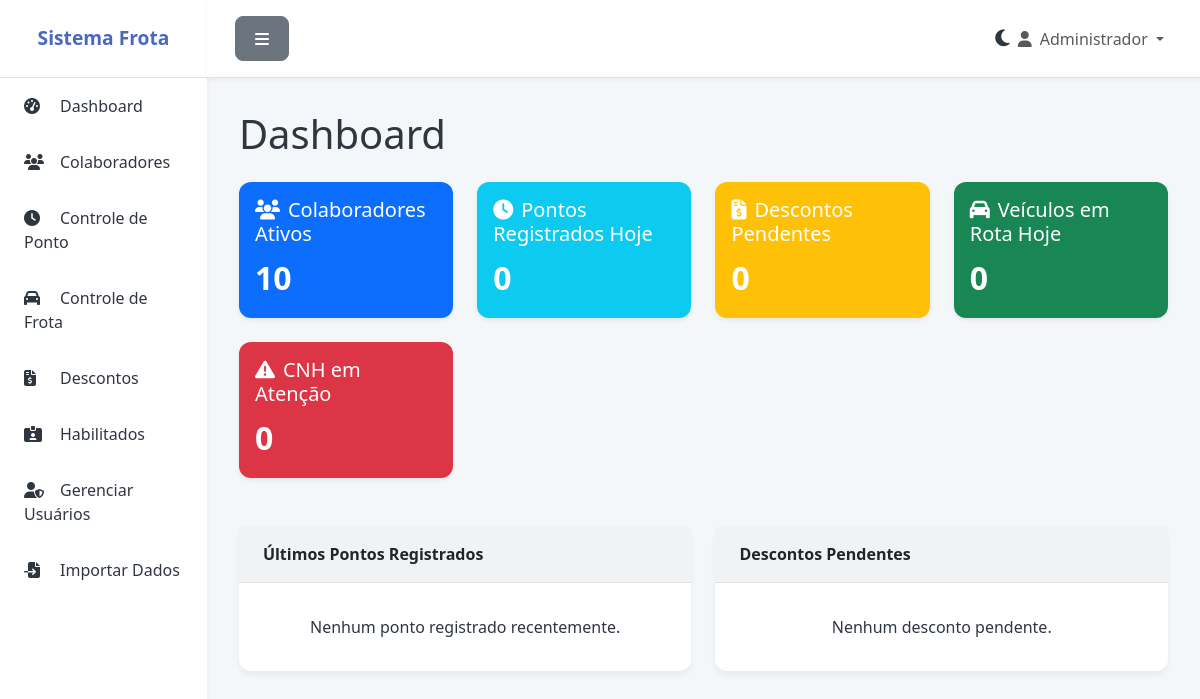
The page / (signed in) on the database as committed earlier.
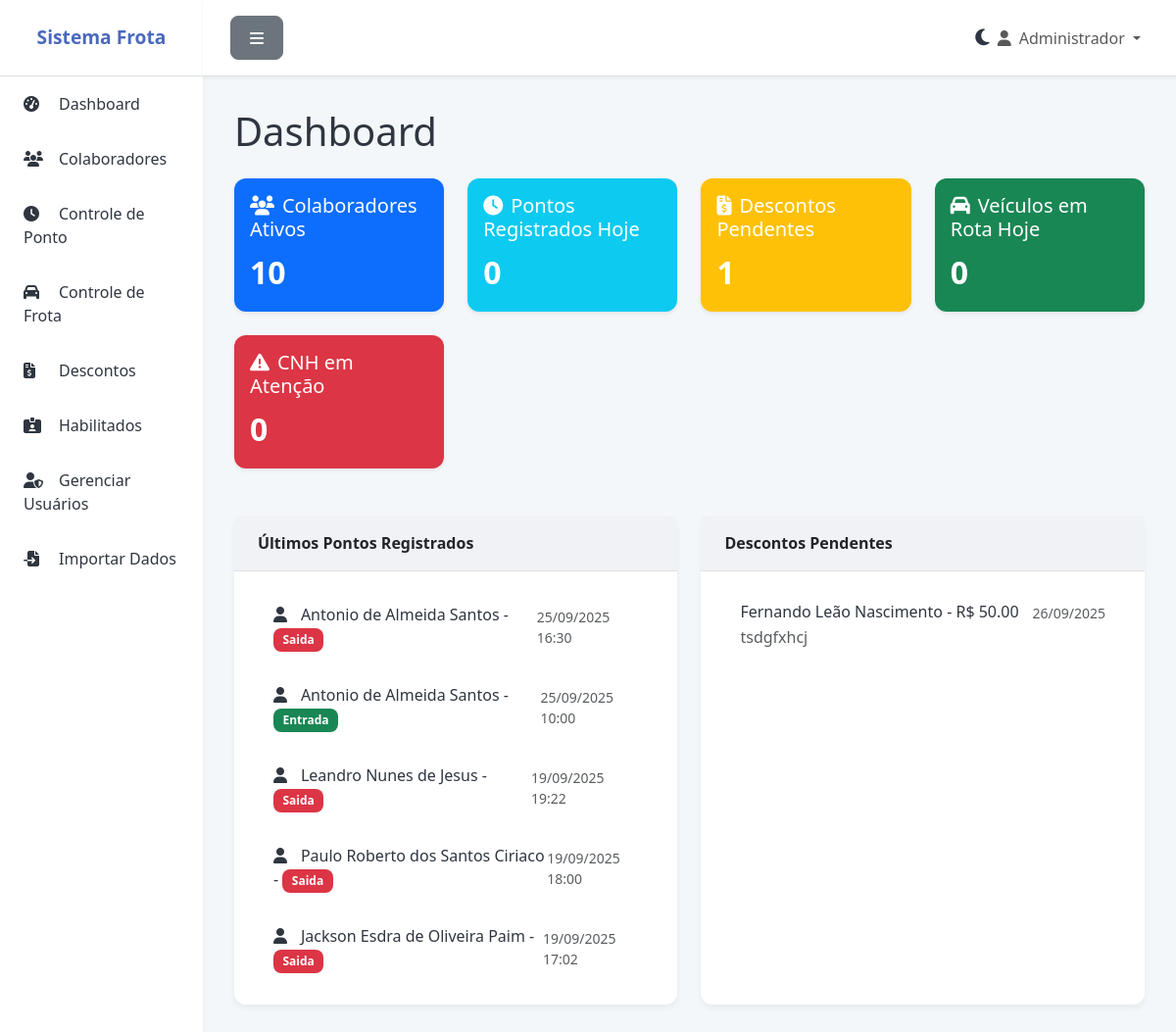
The same page on the database as committed later.
### app.py (models this page shows)
class Usuario(UserMixin, db.Model):
    id = db.Column(db.Integer, primary_key=True)
    username = db.Column(db.String(80), unique=True, nullable=False)
    password_hash = db.Column(db.String(200), nullable=False)
    nome = db.Column(db.String(100), nullable=False)
    email = db.Column(db.String(120), unique=True, nullable=False)
    ativo = db.Column(db.Boolean, default=True)
    criado_em = db.Column(db.DateTime, default=datetime.utcnow)

class Ponto(db.Model):
    id = db.Column(db.Integer, primary_key=True)
    colaborador_id = db.Column(db.Integer, db.ForeignKey('colaborador.id'), nullable=False)
    data_hora = db.Column(db.DateTime, nullable=False)
    tipo = db.Column(db.String(10), nullable=False)  # entrada ou saida
    observacao = db.Column(db.Text)
    extraordinario = db.Column(db.Boolean, default=False)
    criado_em = db.Column(db.DateTime, default=datetime.utcnow)

class Colaborador(db.Model):
    id = db.Column(db.Integer, primary_key=True)
    nome = db.Column(db.String(100), nullable=False)
    matricula = db.Column(db.String(50), unique=True, nullable=False)
    cpf = db.Column(db.String(14), unique=True)
    telefone = db.Column(db.String(20))
    email = db.Column(db.String(120))
    veiculo_vinculado = db.Column(db.String(20))
    ativo = db.Column(db.Boolean, default=True)
    vencimento_cnh = db.Column(db.Date)
    ultima_consulta = db.Column(db.Date)
    criado_em = db.Column(db.DateTime, default=datetime.utcnow)
    pontos = db.relationship('Ponto', backref='colaborador', lazy=True, cascade='all, delete-orphan')
    frotas = db.relationship('Frota', backref='motorista_obj', lazy=True)
    descontos = db.relationship('Desconto', backref='colaborador', lazy=True)

class Desconto(db.Model):
    id = db.Column(db.Integer, primary_key=True)
    colaborador_id = db.Column(db.Integer, db.ForeignKey('colaborador.id'), nullable=False)
    data = db.Column(db.Date, nullable=False)
    motivo = db.Column(db.Text, nullable=False)
    valor = db.Column(db.Float, nullable=False)
    status = db.Column(db.String(20), default='pendente')  # pendente, aprovado, cancelado
    frota_id = db.Column(db.Integer, db.ForeignKey('frota.id'))
    automatico = db.Column(db.Boolean, default=False)
    criado_em = db.Column(db.DateTime, default=datetime.utcnow)
    data_alteracao_status = db.Column(db.DateTime)
    motivo_alteracao_status = db.Column(db.Text)
    frota = db.relationship('Frota', backref='descontos')

### app.py (the view)
@app.route('/')
@login_required
def index():
    total_colaboradores = Colaborador.query.filter_by(ativo=True).count()
    total_pontos_hoje = Ponto.query.filter(
        db.func.date(Ponto.data_hora) == date.today()
    ).count()
    total_descontos_pendentes = Desconto.query.filter_by(status='pendente').count()
    total_frota_hoje = Frota.query.filter_by(data=date.today()).count()
    data_limite_consulta = date.today() - timedelta(days=180)
    total_cnh_atencao = Colaborador.query.filter(
        (Colaborador.vencimento_cnh <= date.today()) |
        (Colaborador.ultima_consulta <= data_limite_consulta)
    ).count()
    ultimos_pontos = Ponto.query.order_by(Ponto.data_hora.desc()).limit(5).all()
    ultimos_descontos = Desconto.query.filter_by(status='pendente').order_by(Desconto.criado_em.desc()).limit(5).all()
    return render_template('index.html',
                         total_colaboradores=total_colaboradores,
                         total_pontos_hoje=total_pontos_hoje,
                         total_descontos_pendentes=total_descontos_pendentes,
                         total_frota_hoje=total_frota_hoje,
                         total_cnh_atencao=total_cnh_atencao,
                         ultimos_pontos=ultimos_pontos,
                         ultimos_descontos=ultimos_descontos)

### app.py (called while the page is built, shortened)
@login_manager.user_loader
def load_user(user_id):
    return Usuario.query.get(int(user_id))

@app.before_request
def create_tables():
    db.create_all()

### templates/index.html (shortened to what this page needs)
{% extends "base.html" %}
{% block content %}
<h1 class="mb-4">Dashboard</h1>
<div class="row">
    <div class="col-md-3 mb-4">
        <div class="card bg-primary text-white h-100 shadow-sm">
            <div class="card-body">
                <h5 class="card-title"><i class="fas fa-users me-2"></i>Colaboradores Ativos</h5>
                <p class="card-text fs-2 fw-bold">{{ total_colaboradores }}</p>
            </div>
        </div>
    </div>
    <div class="col-md-3 mb-4">
        <div class="card bg-info text-white h-100 shadow-sm">
            <div class="card-body">
                <h5 class="card-title"><i class="fas fa-clock me-2"></i>Pontos Registrados Hoje</h5>
                <p class="card-text fs-2 fw-bold">{{ total_pontos_hoje }}</p>
            </div>
        </div>
    </div>
    <div class="col-md-3 mb-4">
        <div class="card bg-warning text-white h-100 shadow-sm">
            <div class="card-body">
                <h5 class="card-title"><i class="fas fa-file-invoice-dollar me-2"></i>Descontos Pendentes</h5>
                <p class="card-text fs-2 fw-bold">{{ total_descontos_pendentes }}</p>
            </div>
        </div>
    </div>
    <div class="col-md-3 mb-4">
        <div class="card bg-success text-white h-100 shadow-sm">
            <div class="card-body">
                <h5 class="card-title"><i class="fas fa-car me-2"></i>Veículos em Rota Hoje</h5>
                <p class="card-text fs-2 fw-bold">{{ total_frota_hoje }}</p>
            </div>
        </div>
    </div>
    <div class="col-md-3 mb-4">
        <div class="card bg-danger text-white h-100 shadow-sm">
            <div class="card-body">
                <h5 class="card-title"><i class="fas fa-exclamation-triangle me-2"></i>CNH em Atenção</h5>
                <p class="card-text fs-2 fw-bold">{{ total_cnh_atencao }}</p>
            </div>
        </div>
    </div>
</div>
<div class="row mt-4">
    <div class="col-md-6">
        <div class="card h-100">
            <div class="card-header">Últimos Pontos Registrados</div>
            <div class="card-body">
                <ul class="list-group list-group-flush">
                    {% for ponto in ultimos_pontos %}
                        <li class="list-group-item d-flex justify-content-between align-items-center">
                            <span>
                                <i class="fas fa-user me-2"></i>{{ ponto.colaborador.nome }} -
                                <span class="badge bg-{{ 'success' if ponto.tipo == 'entrada' else 'danger' }}">{{ ponto.tipo|capitalize }}</span>
                            </span>
                            <small class="text-muted">{{ ponto.data_hora.strftime('%d/%m/%Y %H:%M') }}</small>
                        </li>
                    {% else %}
                        <li class="list-group-item text-center text-muted">Nenhum ponto registrado recentemente.</li>
                    {% endfor %}
                </ul>
            </div>
        </div>
    </div>
    <div class="col-md-6">
        <div class="card h-100">
            <div class="card-header">Descontos Pendentes</div>
            <div class="card-body">
                <ul class="list-group list-group-flush">
                    {% for desconto in ultimos_descontos %}
                        <li class="list-group-item">
                            <div class="d-flex w-100 justify-content-between">
                                <h6 class="mb-1">{{ desconto.colaborador.nome }} - R$ {{ "%.2f"|format(desconto.valor) }}</h6>
                                <small class="text-muted">{{ desconto.data.strftime('%d/%m/%Y') }}</small>
                            </div>
                            <p class="mb-1 text-muted">{{ desconto.motivo }}</p>
                        </li>
                    {% else %}
                         <li class="list-group-item text-center text-muted">Nenhum desconto pendente.</li>
                    {% endfor %}
                </ul>
            </div>
        </div>
    </div>
</div>
{% endblock %}

### templates/base.html (shortened to what this page needs)
<!DOCTYPE html>
<html lang="pt-BR">
<head>
    <link href="https://cdn.jsdelivr.net/npm/bootstrap@5.3.3/dist/css/bootstrap.min.css" rel="stylesheet">
    <link rel="stylesheet" href="https://cdnjs.cloudflare.com/ajax/libs/font-awesome/6.5.1/css/all.min.css">
</head>
<body>
    <div class="d-flex" id="wrapper">
        <div id="sidebar-wrapper">
            <div class="sidebar-heading">Sistema Frota</div>
            <div class="list-group list-group-flush">
                <a href="{{ url_for('index') }}" class="list-group-item"><i class="fas fa-tachometer-alt"></i>Dashboard</a>
                <a href="{{ url_for('colaboradores') }}" class="list-group-item"><i class="fas fa-users"></i>Colaboradores</a>
                <a href="{{ url_for('pontos') }}" class="list-group-item"><i class="fas fa-clock"></i>Controle de Ponto</a>
                <a href="{{ url_for('frota') }}" class="list-group-item"><i class="fas fa-car"></i>Controle de Frota</a>
                <a href="{{ url_for('descontos') }}" class="list-group-item"><i class="fas fa-file-invoice-dollar"></i>Descontos</a>
                <a href="{{ url_for('habilitados') }}" class="list-group-item"><i class="fas fa-id-card-alt"></i>Habilitados</a>
                {% if current_user.username == 'admin' %}
                <a href="{{ url_for('usuarios') }}" class="list-group-item"><i class="fas fa-user-shield"></i>Gerenciar Usuários</a>
                <a href="{{ url_for('importar') }}" class="list-group-item"><i class="fas fa-file-import"></i>Importar Dados</a>
                {% endif %}
            </div>
        </div>
        <div id="page-content-wrapper">
            <nav class="navbar navbar-expand-lg navbar-light border-bottom">
                <div class="container-fluid">
                    <button class="btn btn-secondary" id="menu-toggle"><i class="fas fa-bars"></i></button>
                    <div class="collapse navbar-collapse" id="navbarSupportedContent">
                        <ul class="navbar-nav ms-auto mt-2 mt-lg-0">
                             <li class="nav-item d-flex align-items-center">
                                <span class="mode-toggle" id="mode-toggle">
                                    <i class="fas fa-moon"></i>
                                </span>
                             </li>
                             {% if current_user.is_authenticated %}
                            <li class="nav-item dropdown">
                                <a class="nav-link dropdown-toggle" href="#" id="navbarDropdown" role="button" data-bs-toggle="dropdown" aria-expanded="false">
                                    <i class="fas fa-user me-2"></i>{{ current_user.nome }}
                                </a>
                            </li>
                             {% endif %}
                        </ul>
                    </div>
                </div>
            </nav>
            <main class="container-fluid">
                {% block content %}{% endblock %}
            </main>
        </div>
        </div>
</body>
</html>

### templates/base.html (style rules this page uses)
:root { --primary-color: #4a69bd; --secondary-color: #8b9dc3; --success-color: #6c5ce7; --danger-color: #e84393; --warning-color: #fdcb6e; --info-color: #00cec9; --light-color: #f1f2f6; --dark-color: #2f3640; --background-color: #f4f7f9; --card-background: #ffffff; --sidebar-background: #ffffff; --sidebar-text: #2f3640; --header-background: #ffffff; }
body { background-color: var(--background-color); font-family: 'Segoe UI', Roboto, 'Helvetica Neue', Arial, sans-serif; color: var(--dark-color); transition: background-color 0.3s, color 0.3s; }
#wrapper { display: flex; }
#sidebar-wrapper { min-height: 100vh; width: 250px; background-color: var(--sidebar-background); box-shadow: 0 4px 6px rgba(0, 0, 0, 0.05); transition: all 0.3s ease; }
.sidebar-heading { padding: 1.5rem 1rem; font-size: 1.2rem; font-weight: bold; color: var(--primary-color); text-align: center; border-bottom: 1px solid #e0e0e0; }
.list-group-item { background-color: var(--sidebar-background) !important; color: var(--sidebar-text) !important; border: none; padding: 1rem 1.5rem; transition: background-color 0.3s, color 0.3s; border-radius: 0; }
.list-group-item i { width: 20px; margin-right: 1rem; }
#page-content-wrapper { flex-grow: 1; width: 100%; transition: all 0.3s ease; }
.navbar { background-color: var(--header-background) !important; border-bottom: 1px solid #e0e0e0; padding: 1rem; box-shadow: 0 2px 4px rgba(0, 0, 0, 0.05); transition: background-color 0.3s; }
main.container-fluid { padding: 2rem !important; }
.card { border: none; border-radius: 0.75rem; background-color: var(--card-background); box-shadow: 0 4px 6px rgba(0, 0, 0, 0.05); transition: transform 0.3s ease, background-color 0.3s; }
.card-header { background-color: var(--light-color); border-bottom: 1px solid #e0e0e0; font-weight: bold; padding: 1rem 1.5rem; border-top-left-radius: 0.75rem; border-top-right-radius: 0.75rem; transition: background-color 0.3s, border-bottom 0.3s; }
.btn { border-radius: 0.5rem; font-weight: 500; padding: 0.6rem 1.2rem; transition: background-color 0.3s, color 0.3s, border-color 0.3s; }
.badge { border-radius: 0.5rem; padding: 0.5em 0.8em; font-weight: 600; }
.mode-toggle { cursor: pointer; font-size: 1.2rem; margin-left: 1rem; color: var(--sidebar-text); }

Rows that differ between the two databases and show on the page:
added Ponto: colaborador.nome "Antonio de Almeida Santos", tipo "Saida", data_hora "25/09/2025 16:30"
added Ponto: colaborador.nome "Antonio de Almeida Santos", tipo "Entrada", data_hora "25/09/2025 10:00"
added Ponto: colaborador.nome "Leandro Nunes de Jesus", tipo "Saida", data_hora "19/09/2025 19:22"
added Ponto: colaborador.nome "Paulo Roberto dos Santos Ciriaco", tipo "Saida", data_hora "19/09/2025 18:00"
added Ponto: colaborador.nome "Jackson Esdra de Oliveira Paim", tipo "Saida", data_hora "19/09/2025 17:02"
added Desconto: colaborador.nome "Fernando Leão Nascimento", valor "50.00", data "26/09/2025", motivo "tsdgfxhcj"
Other text that changed with them:
{{ total_descontos_pendentes }}: "0" → "1"
text no longer shown: "Nenhum ponto registrado recentemente. Nenhum desconto pendente."
